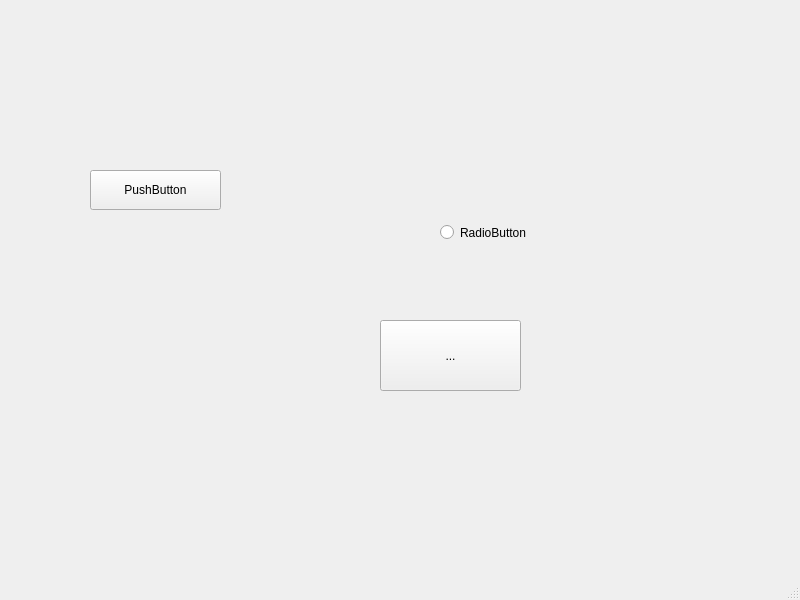
<?xml version="1.0" encoding="UTF-8"?>
<ui version="4.0">
 <class>MainWindow</class>
 <widget class="QMainWindow" name="MainWindow">
  <property name="geometry">
   <rect>
    <x>0</x>
    <y>0</y>
    <width>800</width>
    <height>600</height>
   </rect>
  </property>
  <property name="windowTitle">
   <string>MainWindow</string>
  </property>
  <widget class="QWidget" name="centralwidget">
   <widget class="QPushButton" name="pushButton">
    <property name="geometry">
     <rect>
      <x>90</x>
      <y>170</y>
      <width>131</width>
      <height>40</height>
     </rect>
    </property>
    <property name="text">
     <string>PushButton</string>
    </property>
   </widget>
   <widget class="QToolButton" name="toolButton">
    <property name="geometry">
     <rect>
      <x>380</x>
      <y>320</y>
      <width>141</width>
      <height>71</height>
     </rect>
    </property>
    <property name="text">
     <string>...</string>
    </property>
   </widget>
   <widget class="QRadioButton" name="radioButton">
    <property name="geometry">
     <rect>
      <x>440</x>
      <y>220</y>
      <width>155</width>
      <height>25</height>
     </rect>
    </property>
    <property name="text">
     <string>RadioButton</string>
    </property>
   </widget>
  </widget>
  <widget class="QMenuBar" name="menubar">
   <property name="geometry">
    <rect>
     <x>0</x>
     <y>0</y>
     <width>800</width>
     <height>34</height>
    </rect>
   </property>
  </widget>
  <widget class="QStatusBar" name="statusbar"/>
 </widget>
 <resources/>
 <connections/>
</ui>
